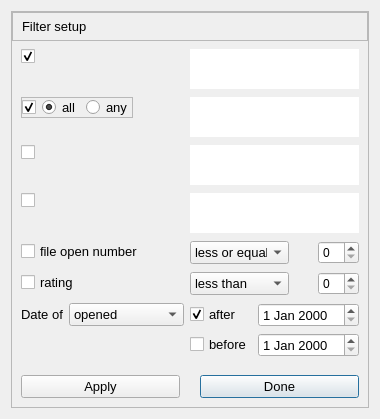
<?xml version="1.0" encoding="UTF-8"?>
<ui version="4.0">
 <class>filterSetup</class>
 <widget class="QWidget" name="filterSetup">
  <property name="geometry">
   <rect>
    <x>0</x>
    <y>0</y>
    <width>362</width>
    <height>419</height>
   </rect>
  </property>
  <property name="windowTitle">
   <string>Form</string>
  </property>
  <layout class="QVBoxLayout" name="verticalLayout">
   <item>
    <widget class="QFrame" name="form">
     <property name="frameShape">
      <enum>QFrame::StyledPanel</enum>
     </property>
     <property name="frameShadow">
      <enum>QFrame::Raised</enum>
     </property>
     <layout class="QVBoxLayout" name="verticalLayout_3">
      <property name="leftMargin">
       <number>0</number>
      </property>
      <property name="topMargin">
       <number>0</number>
      </property>
      <property name="rightMargin">
       <number>0</number>
      </property>
      <property name="bottomMargin">
       <number>0</number>
      </property>
      <item>
       <widget class="QFrame" name="hrdFrame">
        <property name="frameShape">
         <enum>QFrame::StyledPanel</enum>
        </property>
        <property name="frameShadow">
         <enum>QFrame::Raised</enum>
        </property>
        <layout class="QHBoxLayout" name="horizontalLayout_6">
         <property name="topMargin">
          <number>6</number>
         </property>
         <property name="bottomMargin">
          <number>6</number>
         </property>
         <item>
          <widget class="QLabel" name="hdr_lbl">
           <property name="font">
            <font>
             <pointsize>10</pointsize>
            </font>
           </property>
           <property name="text">
            <string>Filter setup</string>
           </property>
          </widget>
         </item>
        </layout>
       </widget>
      </item>
      <item>
       <layout class="QFormLayout" name="formLayout">
        <property name="leftMargin">
         <number>9</number>
        </property>
        <property name="rightMargin">
         <number>9</number>
        </property>
        <item row="0" column="0">
         <widget class="QCheckBox" name="selected_dir">
          <property name="font">
           <font>
            <family>MS Shell Dlg 2</family>
            <pointsize>10</pointsize>
            <weight>50</weight>
            <bold>false</bold>
           </font>
          </property>
          <property name="checked">
           <bool>true</bool>
          </property>
         </widget>
        </item>
        <item row="0" column="1">
         <widget class="QPlainTextEdit" name="dir_list">
          <property name="maximumSize">
           <size>
            <width>16777215</width>
            <height>40</height>
           </size>
          </property>
          <property name="frameShape">
           <enum>QFrame::NoFrame</enum>
          </property>
          <property name="frameShadow">
           <enum>QFrame::Plain</enum>
          </property>
          <property name="readOnly">
           <bool>false</bool>
          </property>
         </widget>
        </item>
        <item row="1" column="1">
         <widget class="QPlainTextEdit" name="tag_list">
          <property name="maximumSize">
           <size>
            <width>16777215</width>
            <height>40</height>
           </size>
          </property>
          <property name="frameShape">
           <enum>QFrame::NoFrame</enum>
          </property>
          <property name="frameShadow">
           <enum>QFrame::Plain</enum>
          </property>
          <property name="readOnly">
           <bool>true</bool>
          </property>
         </widget>
        </item>
        <item row="2" column="0">
         <widget class="QCheckBox" name="selected_ext">
          <property name="font">
           <font>
            <family>MS Shell Dlg 2</family>
            <pointsize>10</pointsize>
            <weight>50</weight>
            <bold>false</bold>
           </font>
          </property>
         </widget>
        </item>
        <item row="2" column="1">
         <widget class="QPlainTextEdit" name="ext_list">
          <property name="maximumSize">
           <size>
            <width>16777215</width>
            <height>40</height>
           </size>
          </property>
          <property name="frameShape">
           <enum>QFrame::NoFrame</enum>
          </property>
          <property name="frameShadow">
           <enum>QFrame::Plain</enum>
          </property>
          <property name="readOnly">
           <bool>true</bool>
          </property>
         </widget>
        </item>
        <item row="3" column="0">
         <widget class="QCheckBox" name="selected_author">
          <property name="font">
           <font>
            <family>MS Shell Dlg 2</family>
            <pointsize>10</pointsize>
            <weight>50</weight>
            <bold>false</bold>
           </font>
          </property>
         </widget>
        </item>
        <item row="3" column="1">
         <widget class="QPlainTextEdit" name="author_list">
          <property name="maximumSize">
           <size>
            <width>16777215</width>
            <height>40</height>
           </size>
          </property>
          <property name="frameShape">
           <enum>QFrame::NoFrame</enum>
          </property>
          <property name="frameShadow">
           <enum>QFrame::Plain</enum>
          </property>
          <property name="readOnly">
           <bool>true</bool>
          </property>
         </widget>
        </item>
        <item row="4" column="0">
         <widget class="QCheckBox" name="open_sel">
          <property name="font">
           <font>
            <pointsize>10</pointsize>
           </font>
          </property>
          <property name="text">
           <string>file open number</string>
          </property>
         </widget>
        </item>
        <item row="4" column="1">
         <layout class="QHBoxLayout" name="horizontalLayout">
          <item>
           <widget class="QComboBox" name="open_cond">
            <property name="minimumSize">
             <size>
              <width>99</width>
              <height>0</height>
             </size>
            </property>
            <property name="font">
             <font>
              <pointsize>10</pointsize>
             </font>
            </property>
            <item>
             <property name="text">
              <string>less or equal</string>
             </property>
            </item>
            <item>
             <property name="text">
              <string>greater than</string>
             </property>
            </item>
           </widget>
          </item>
          <item>
           <spacer name="horizontalSpacer_2">
            <property name="orientation">
             <enum>Qt::Horizontal</enum>
            </property>
            <property name="sizeHint" stdset="0">
             <size>
              <width>40</width>
              <height>20</height>
             </size>
            </property>
           </spacer>
          </item>
          <item>
           <widget class="QSpinBox" name="open_edit"/>
          </item>
         </layout>
        </item>
        <item row="5" column="0">
         <widget class="QCheckBox" name="rating_sel">
          <property name="font">
           <font>
            <pointsize>10</pointsize>
           </font>
          </property>
          <property name="text">
           <string>rating</string>
          </property>
         </widget>
        </item>
        <item row="5" column="1">
         <layout class="QHBoxLayout" name="horizontalLayout_2">
          <item>
           <widget class="QComboBox" name="rating_cond">
            <property name="minimumSize">
             <size>
              <width>99</width>
              <height>0</height>
             </size>
            </property>
            <property name="font">
             <font>
              <pointsize>10</pointsize>
             </font>
            </property>
            <item>
             <property name="text">
              <string>less than</string>
             </property>
            </item>
            <item>
             <property name="text">
              <string>equal to</string>
             </property>
            </item>
            <item>
             <property name="text">
              <string>greater than</string>
             </property>
            </item>
           </widget>
          </item>
          <item>
           <spacer name="horizontalSpacer_3">
            <property name="orientation">
             <enum>Qt::Horizontal</enum>
            </property>
            <property name="sizeHint" stdset="0">
             <size>
              <width>40</width>
              <height>20</height>
             </size>
            </property>
           </spacer>
          </item>
          <item>
           <widget class="QSpinBox" name="rating_edit"/>
          </item>
         </layout>
        </item>
        <item row="6" column="0">
         <layout class="QHBoxLayout" name="horizontalLayout_3">
          <item>
           <widget class="QLabel" name="label_2">
            <property name="font">
             <font>
              <pointsize>10</pointsize>
             </font>
            </property>
            <property name="text">
             <string>Date of</string>
            </property>
           </widget>
          </item>
          <item>
           <widget class="QComboBox" name="date_type">
            <property name="font">
             <font>
              <pointsize>10</pointsize>
             </font>
            </property>
            <item>
             <property name="text">
              <string>opened</string>
             </property>
            </item>
            <item>
             <property name="text">
              <string>modified</string>
             </property>
            </item>
            <item>
             <property name="text">
              <string>published</string>
             </property>
            </item>
            <item>
             <property name="text">
              <string>last_note_date</string>
             </property>
            </item>
           </widget>
          </item>
         </layout>
        </item>
        <item row="6" column="1">
         <layout class="QVBoxLayout" name="verticalLayout_2">
          <item>
           <layout class="QHBoxLayout" name="horizontalLayout_4">
            <item>
             <widget class="QCheckBox" name="after">
              <property name="font">
               <font>
                <family>MS Shell Dlg 2</family>
                <pointsize>10</pointsize>
                <weight>50</weight>
                <bold>false</bold>
               </font>
              </property>
              <property name="text">
               <string>after</string>
              </property>
              <property name="checked">
               <bool>true</bool>
              </property>
             </widget>
            </item>
            <item>
             <widget class="QDateEdit" name="after_date">
              <property name="font">
               <font>
                <pointsize>10</pointsize>
               </font>
              </property>
             </widget>
            </item>
           </layout>
          </item>
          <item>
           <layout class="QHBoxLayout" name="horizontalLayout_5">
            <item>
             <widget class="QCheckBox" name="before">
              <property name="font">
               <font>
                <family>MS Shell Dlg 2</family>
                <pointsize>10</pointsize>
                <weight>50</weight>
                <bold>false</bold>
               </font>
              </property>
              <property name="text">
               <string>before</string>
              </property>
             </widget>
            </item>
            <item>
             <widget class="QDateEdit" name="before_date">
              <property name="font">
               <font>
                <pointsize>10</pointsize>
               </font>
              </property>
             </widget>
            </item>
           </layout>
          </item>
         </layout>
        </item>
        <item row="1" column="0">
         <widget class="QFrame" name="frame_tag">
          <property name="maximumSize">
           <size>
            <width>16777215</width>
            <height>21</height>
           </size>
          </property>
          <property name="frameShape">
           <enum>QFrame::StyledPanel</enum>
          </property>
          <property name="frameShadow">
           <enum>QFrame::Raised</enum>
          </property>
          <property name="lineWidth">
           <number>1</number>
          </property>
          <layout class="QHBoxLayout" name="horizontalLayout_7">
           <property name="leftMargin">
            <number>0</number>
           </property>
           <property name="topMargin">
            <number>0</number>
           </property>
           <property name="rightMargin">
            <number>0</number>
           </property>
           <property name="bottomMargin">
            <number>0</number>
           </property>
           <item>
            <widget class="QCheckBox" name="selected_tag">
             <property name="font">
              <font>
               <family>MS Shell Dlg 2</family>
               <pointsize>10</pointsize>
               <weight>50</weight>
               <bold>false</bold>
              </font>
             </property>
             <property name="checked">
              <bool>true</bool>
             </property>
            </widget>
           </item>
           <item>
            <widget class="QRadioButton" name="all_btn">
             <property name="font">
              <font>
               <pointsize>10</pointsize>
               <weight>50</weight>
               <bold>false</bold>
              </font>
             </property>
             <property name="text">
              <string>all</string>
             </property>
             <property name="checked">
              <bool>true</bool>
             </property>
            </widget>
           </item>
           <item>
            <widget class="QRadioButton" name="any_btn">
             <property name="font">
              <font>
               <pointsize>10</pointsize>
               <weight>50</weight>
               <bold>false</bold>
              </font>
             </property>
             <property name="text">
              <string>any</string>
             </property>
            </widget>
           </item>
          </layout>
         </widget>
        </item>
       </layout>
      </item>
      <item>
       <layout class="QHBoxLayout" name="buttonsLayout">
        <property name="spacing">
         <number>20</number>
        </property>
        <property name="leftMargin">
         <number>9</number>
        </property>
        <property name="topMargin">
         <number>9</number>
        </property>
        <property name="rightMargin">
         <number>9</number>
        </property>
        <property name="bottomMargin">
         <number>9</number>
        </property>
        <item>
         <widget class="QPushButton" name="btnApply">
          <property name="font">
           <font>
            <pointsize>10</pointsize>
           </font>
          </property>
          <property name="text">
           <string>Apply</string>
          </property>
         </widget>
        </item>
        <item>
         <widget class="QPushButton" name="btnDone">
          <property name="font">
           <font>
            <pointsize>10</pointsize>
           </font>
          </property>
          <property name="text">
           <string>Done</string>
          </property>
          <property name="default">
           <bool>true</bool>
          </property>
         </widget>
        </item>
       </layout>
      </item>
     </layout>
    </widget>
   </item>
  </layout>
 </widget>
 <resources/>
 <connections/>
</ui>
